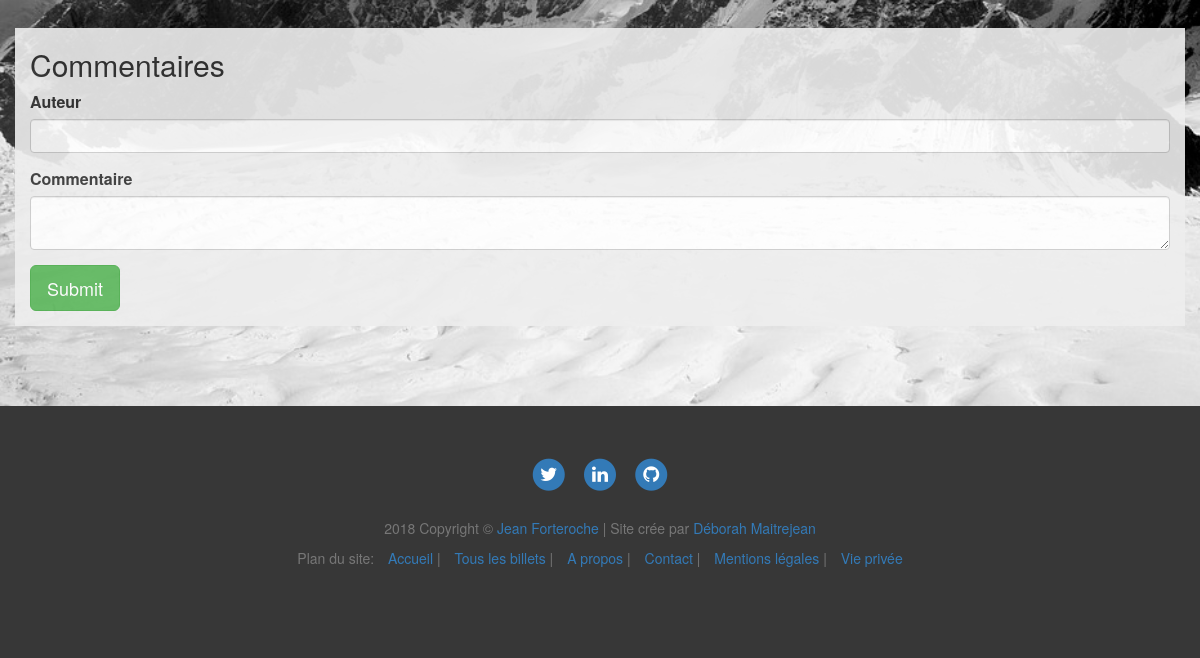
Page /index.php?action=post&id=10 (lower part) on the earlier database version.
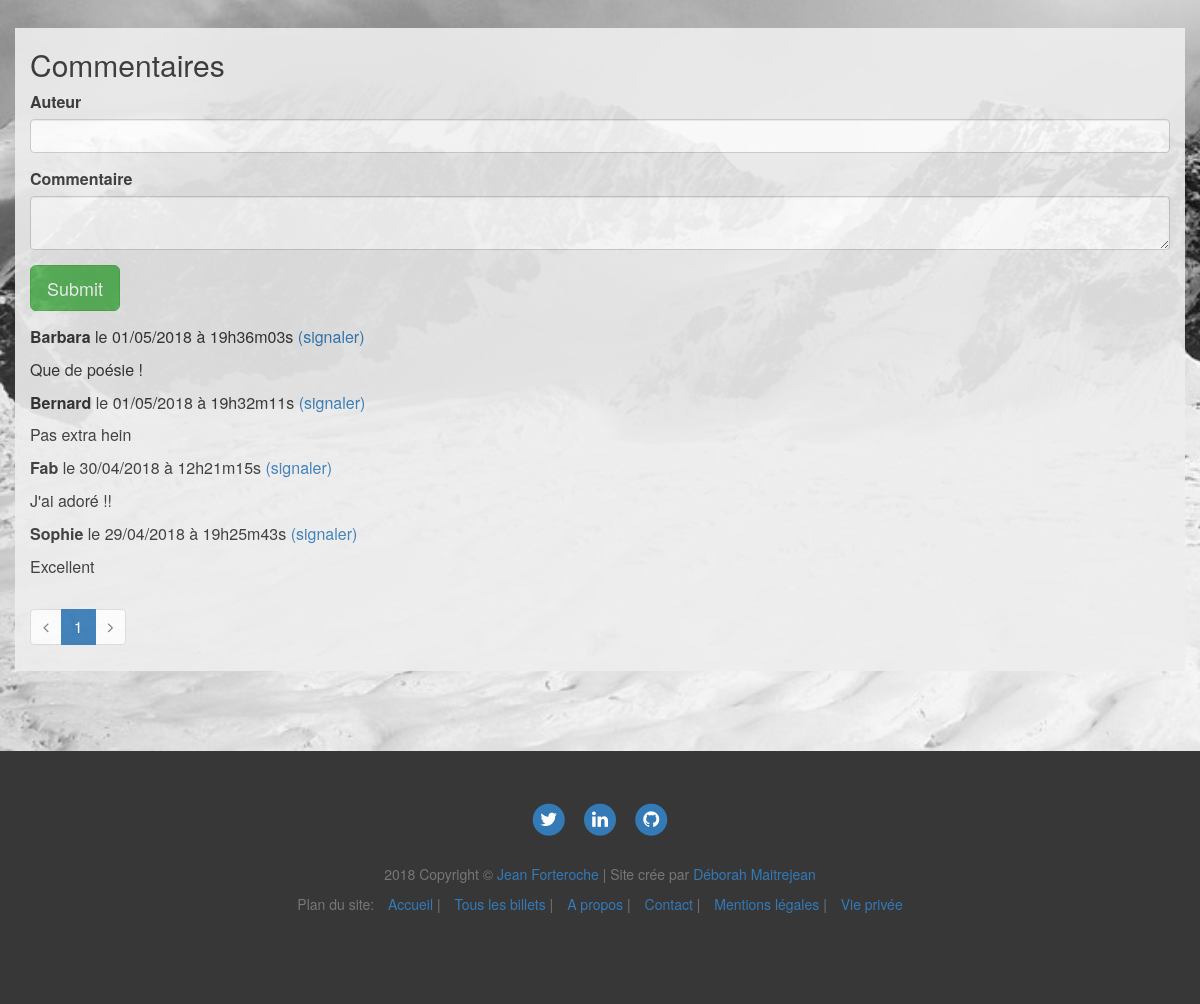
Same page on the later database version.
### tables this page shows
CREATE TABLE `comments` (
  `id` int(11) NOT NULL,
  `author` varchar(255) NOT NULL,
  `content` varchar(255) NOT NULL,
  `creationDate` datetime NOT NULL,
  `postId` int(11) NOT NULL,
  `postTitle` varchar(255) NOT NULL,
  `reported` tinyint(1) NOT NULL
);

### controller/Frontend.php (called while the page is built, shortened)
<?php
class Frontend{
    public function postNcomments() {
        $postManager = new PostManager();
        $post = $postManager->getPost($_GET['id']);
        $commentManager = new CommentManager();
        $nbComments = $commentManager->countComments($post->getId());
        if ($nbComments > 0){
            $perPage = 4;
            $nbPages = $commentManager->countPages($nbComments, $perPage);
            if (isset($_GET['page']) && $_GET['page'] > 0 && $_GET['page'] <= $nbPages){
                $currentPage = $_GET['page'];
            } else{
                $currentPage = 1;
            }
            $comments = $commentManager->getComments($_GET['id'], $currentPage, $perPage);
        } else{
            $comments = false;
        }
        require('view/frontend/postView.php');
    }
}

### index.php (called while the page is built, shortened)
<?php
include_once('MyAutoload.php');
if($_GET) {
    $request = $_GET['action'];
} else {
    $request = "";
}
$router = new Router($request);
$router->renderController();

### model/PostManager.php (called while the page is built, shortened)
<?php
class PostManager extends Manager {
    public function getPost($postId) {
        $db = $this->dbConnect();
        $req = $db->prepare('SELECT id, title, content, author, DATE_FORMAT(creationDate, \'%d/%m/%Y à %Hh%im%ss\') AS creationDateFr FROM posts WHERE id = ?');
        $req->execute(array($postId));
        $data = $req->fetch(\PDO::FETCH_ASSOC);
        $post = new Posts();
        $post->hydrate($data);
        return $post;
    }
}

### MyAutoload.php (called while the page is built, shortened)
<?php
class MyAutoload{
    public static function autoload($class){
        $path = str_replace('\\', '/', $class);
    }
}

### entity/Posts.php (called while the page is built, shortened)
<?php
class Posts extends Table{
    private $id;
    private $title;
    public function getId()
    {
        return $this->id;
    }
    public function setId($id)
    {
        $this->id = $id;
    }
    public function getTitle()
    {
        return $this->title;
    }
    public function setTitle($title)
    {
        $this->title = $title;
    }
}

### model/CommentManager.php (called while the page is built, shortened)
<?php
class CommentManager extends Manager
{
    public function countComments($postId){
        $db = $this->dbConnect();
        $req = $db->prepare('SELECT COUNT(id) FROM comments WHERE postId = ?');
        $req->execute(array($postId));
        $req->setFetchMode(\PDO::FETCH_ASSOC);
        $data = $req->fetchAll();
        $commentsNb = $data[0];
        foreach($commentsNb as $key=>$value) {
            $nbComments = $commentsNb[$key];
        }
        return $nbComments;
    }
    public function countPages($nbComments,  $perPage){
        $nbPages = ceil($nbComments / $perPage);
        return $nbPages;
    }
    public function getComments($postId, $currentPage, $perPage) {
        $db = $this->dbConnect();
        $req = $db->prepare("SELECT id, author, content, reported, DATE_FORMAT(creationDate, \"%d/%m/%Y à %Hh%im%ss\") AS creationDateFr
            FROM comments
            WHERE postId = :postId
            ORDER BY creationDate DESC
            LIMIT ".(($currentPage-1)*$perPage).",$perPage");
        $req->execute(array(':postId' => $postId));
        while ($data = $req->fetch(\PDO::FETCH_ASSOC)){
            $comment = new Comments();
            $comment->hydrate($data);
            $comments[] = $comment;
        }
        return $comments;
    }
}

### entity/Comments.php (called while the page is built, shortened)
<?php
class Comments extends Table
{
    private $id;
    private $author;
    private $content;
    private $creationDateFr;
    private $reported;
    public function getReported()
    {
        return $this->reported;
    }
    public function setReported($reported)
    {
        $this->reported = $reported;
    }
    public function getId()
    {
        return $this->id;
    }
    public function setId($id)
    {
        $this->id = $id;
    }
    public function getAuthor()
    {
        return $this->author;
    }
    public function setAuthor($author)
    {
        $this->author = $author;
    }
    public function getContent()
    {
        return $this->content;
    }
    public function setContent($content)
    {
        $this->content = $content;
    }
    public function getCreationDateFr()
    {
        return $this->creationDateFr;
    }
    public function setCreationDateFr($creationDateFr)
    {
        $this->creationDateFr = $creationDateFr;
    }
}

### view/frontend/postView.php (the view, shortened to what this page needs)
    <div class="row" id="comment-form">
        <div class="col-lg-12">
            <h2>Commentaires</h2>
            <form action="index.php?action=addComment&amp;id=<?= $post->getId(); ?>&amp;postTitle=<?= $post->getTitle(); ?>" method="post">
                <div class="form-group">
                    <label for="author">Auteur</label>
                    <input type="text" id="author" name="author" class="form-control">
                </div>
                <div class="form-group">
                    <label for="comment">Commentaire</label>
                    <textarea id="comment" name="comment" class="form-control"></textarea>
                </div>
                <div class="form-group">
                    <input type="submit" class="btn btn-success btn-lg">
                </div>
            </form>
            <?php if ((isset($comments) && $comments != false)):
            foreach ($comments as $comment): ?>
                <p>
                    <strong><?= htmlspecialchars($comment->getAuthor()); ?></strong> le <?= $comment->getCreationDateFr(); ?>
                    <?php if ($comment->getReported() != 1): ?>
                        <a href="index.php?action=reportComment&amp;commentId=<?= $comment->getId(); ?>&amp;reported=1&amp;postId=<?= $post->getId(); ?>">(signaler)</a>
                    <?php endif; ?>
                </p>
                <?php if ($comment->getReported() == 1): ?>
                    <p><i>Commentaire en attente de modération</i></p>
                <?php else: ?>
                    <p><?= nl2br(htmlspecialchars($comment->getContent())); ?></p>
                <?php endif; ?>
            <?php endforeach; ?>
            <?php endif; ?>
            <?php if (isset($currentPage)): ?>
            <div>
                <ul class="pagination text-center">
                    <?php if ($currentPage - 1 == 0): ?>
                        <li class="page-item disabled"><span><i class="fa fa-angle-left"></i></span></li>
                    <?php else : ?>
                        <li class="page-item"><a href="index.php?action=post&amp;page=<?=$currentPage - 1 ?>" class="page-link"><i class="fa fa-angle-left"></i></a></li>
                    <?php endif; ?>
                    <?php
                    for ($i = 1; $i <= $nbPages; $i++) {
                        if ($i == $currentPage): ?>
                            <li class="page-item active"><a class="page-link"><?= $i ?></a></li>
                        <?php else : ?>
                            <li class="page-item"><a href="index.php?action=post&amp;id=<?= $post->getId(); ?>&amp;page=<?= $i ?>" class="page-link"><?=$i?></a></li>
                        <?php endif;
                    } ?>
                    <?php if ($currentPage + 1 > $nbPages): ?>
                        <li class="page-item disabled"><span><i class="fa fa-angle-right"></i></span></li>
                    <?php else : ?>
                        <li class="page-item"><a href="index.php?action=post&amp;id=<?= $post->getId(); ?>&amp;page=<?=$currentPage + 1 ?>" class="page-link"><i class="fa fa-angle-right"></i></a></li>
                    <?php endif; ?>
                </ul>
            </div>
        <?php endif; ?>
        </div>
    </div>
<?php $content = ob_get_clean(); ?>
<?php require('template.php'); ?>

### classes/Router.php (shortened to what this page needs)
<?php
class Router {
    private $request;
    private $routes = [
        '' => ['controller'=>'Frontend', 'method'=>'listPostsExcerpt'],
        'home' => ['controller'=>'Frontend', 'method'=>'listPostsExcerpt'],
        'allPostsView' => ['controller'=>'Frontend', 'method'=>'listPosts'],
        'about' => ['controller'=>'Frontend', 'method'=>'aboutView'],
        'contact' => ['controller'=>'Frontend', 'method'=>'contactView'],
        'adminConnexion' => ['controller'=>'Frontend', 'method'=>'adminView'],
        'listPosts' => ['controller'=>'Frontend', 'method'=>'listPosts'],
        'post' => ['controller'=>'Frontend', 'method'=>'postNcomments'],
        'addComment' => ['controller'=>'Frontend', 'method'=>'addComment'],
        'reportComment' => ['controller'=>'Frontend', 'method'=>'reportComment'],
        'sendMail' => ['controller'=>'Frontend', 'method'=>'sendMail'],
        'cookies' => ['controller'=>'Frontend', 'method'=>'cookies'],
        'legalesMentions' => ['controller'=>'Frontend', 'method'=>'legalesMentions'],
        'adminInterfaceLogin' => ['controller'=>'Backend', 'method'=>'loginControl'],
        'adminHomeView' => ['controller'=>'Backend', 'method'=>'adminHomeView'],
        'postsManager' => ['controller'=>'Backend', 'method'=>'postsManager'],
        'postsManagerByDate' => ['controller'=>'Backend', 'method'=>'postsManagerByDate'],
        'newPost' => ['controller'=>'Backend', 'method'=>'newPostView'],
        'publishPost' => ['controller'=>'Backend', 'method'=>'publishPost'],
        'viewOrChangePost' => ['controller'=>'Backend', 'method'=>'viewOrChangePost'],
        'updatePost' => ['controller'=>'Backend', 'method'=>'updatePost'],
        'deletePost' => ['controller'=>'Backend', 'method'=>'deletePost'],
        'commentsModeration' => ['controller'=>'Backend', 'method'=>'commentsModeration'],
        'commentsByDate' => ['controller'=>'Backend', 'method'=>'commentsByDate'],
        'commentsByPost' => ['controller'=>'Backend', 'method'=>'commentsByPost'],
        'moderateComment' => ['controller'=>'Backend', 'method'=>'commentModeration'],
        'editComment' => ['controller'=>'Backend', 'method'=>'adminUpdateComment'],
        'deleteComment' => ['controller'=>'Backend', 'method'=>'deleteComment'],
        'logOut' => ['controller'=>'Backend', 'method'=>'logOut'],
    ];
    public function __construct($request) {
        $this->request = $request;
    }
    public function renderController(){
        $request = $this->request;
        try {
            if(key_exists($request, $this->routes)) {
                $controller = $this->routes[$request]['controller'];
                $method = $this->routes[$request]['method'];
                if ($controller == 'Frontend'){
                    $currentController = new Frontend();
                } else{
                    $currentController = new Backend();
                }
                $currentController->$method();
            } else {
                throw new Exception('Erreur 404: la page demandée n\'existe pas');
            }
        } catch(Exception $e) {
            echo 'Exception reçue : ',  $e->getMessage(), "\n";
        }
    }
}

### view/frontend/template.php (shortened to what this page needs)
<!DOCTYPE html>
<html lang="fr">
<head>
    <link href="<?= ASSETS ?>css/font-awesome/font-awesome.min.css" rel="stylesheet" type="text/css">
    <link rel="stylesheet" href="<?= ASSETS ?>css/style.css" type="text/css">
    <link rel="stylesheet" href="//maxcdn.bootstrapcdn.com/bootstrap/3.3.1/css/bootstrap.min.css">
</head>
<body class="frontend">
<div class="frontend-container">
    <div class="container" id="top">
        <?= $content ?>
    </div>
</div>
<div class="container-fluid">
    <div class="row">
        <div class="col-lg-8 col-md-10 mx-auto" id="footer">
            <footer>
                <ul class="list-inline text-center">
                    <li class="list-inline-item">
                        <a href="https://twitter.com/D_Maitrejean" target="_blank">
                            <span class="fa-stack fa-lg">
                                <i class="fa fa-circle fa-stack-2x"></i>
                                <i class="fa fa-twitter fa-stack-1x fa-inverse"></i>
                            </span>
                        </a>
                    </li>
                    <li class="list-inline-item">
                        <a href="https://www.linkedin.com/in/d%C3%A9borah-maitrejean" target="_blank">
                            <span class="fa-stack fa-lg">
                                <i class="fa fa-circle fa-stack-2x"></i>
                                <i class="fa fa-linkedin fa-stack-1x fa-inverse"></i>
                            </span>
                        </a>
                    </li>
                    <li class="list-inline-item">
                        <a href="https://github.com/deborah-maitrejean" target="_blank">
                            <span class="fa-stack fa-lg">
                                <i class="fa fa-circle fa-stack-2x"></i>
                                <i class="fa fa-github fa-stack-1x fa-inverse"></i>
                            </span>
                        </a>
                    </li>
                </ul>
                <p class="copyright text-muted">
                    2018 Copyright &copy; <a href="index.php">Jean Forteroche</a>
                    |
                    Site crée par <a href="https://deborah-maitrejean.com" target="_blank">Déborah Maitrejean</a>
                </p>
                <p>
                <ul class="list-inline text-muted text-center">
                    <li>Plan du site:</li>
                    <li><a href="index.php?action=home">Accueil</a> | </li>
                    <li><a href="index.php?action=allPostsView">Tous les billets</a> | </li>
                    <li><a href="index.php?action=about">A propos</a> | </li>
                    <li><a href="index.php?action=contact">Contact</a> | </li>
                    <li><a href="index.php?action=legalesMentions">Mentions légales</a> | </li>
                    <li><a href="index.php?action=cookies">Vie privée</a></li>
                </ul>
                </p>
            </footer>
        </div>
    </div>
</div>
</body>
</html>

### assets/css/style.css (style rules this page uses)
body { overflow-x: hidden; }
.container, .container-fluid, .row { overflow: hidden; }
.fa { font-family: 'FontAwesome'; }
.frontend-container { background-image: url("../img/background/denali.jpg"); background-size: cover; background-repeat: no-repeat; padding-top: 100px; padding-bottom: 50px; min-height: 787px; }
#post-excerpt, #comment-form, #post-view, #about-view, #post-content, #comment-view-form, #comment-view, .legales-mentions { background-color: #eee; opacity: 0.9; font-size: 16px; }
#post-view, #comment-form, #post-content, #comment-view { margin-bottom: 30px; }
textarea { overflow: auto; margin: 0; min-width: 100%; max-width: 100%; }
#footer { background-color: #373737; width: 100%; padding: 50px 0 65px; bottom: 0; }
footer a { text-decoration: none; }
footer .list-inline { margin: 0 0 25px 0; padding: 0; }
footer .copyright { font-size: 14px; margin-bottom: 0; text-align: center; }

Differences in the rows shown:
added comments: author "Barbara", CreationDateFr "01/05/2018 à 19h36m03s", content "Que de poésie !"
added comments: author "Bernard", CreationDateFr "01/05/2018 à 19h32m11s", content "Pas extra hein"
added comments: author "Fab", CreationDateFr "30/04/2018 à 12h21m15s", content "J'ai adoré !!"
added comments: author "Sophie", CreationDateFr "29/04/2018 à 19h25m43s", content "Excellent"
Other differences:
new list line: "1"
